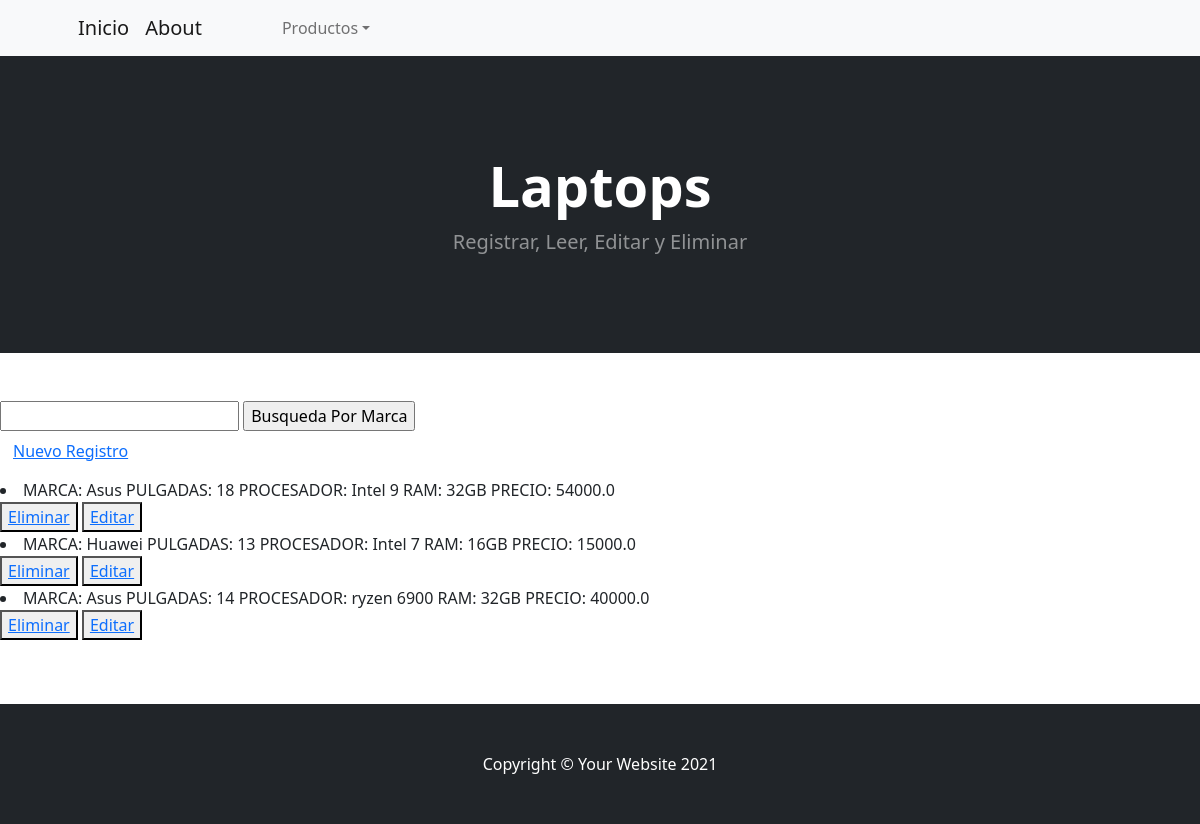
Before: /AppTecno/leerLaptops with the older database file.
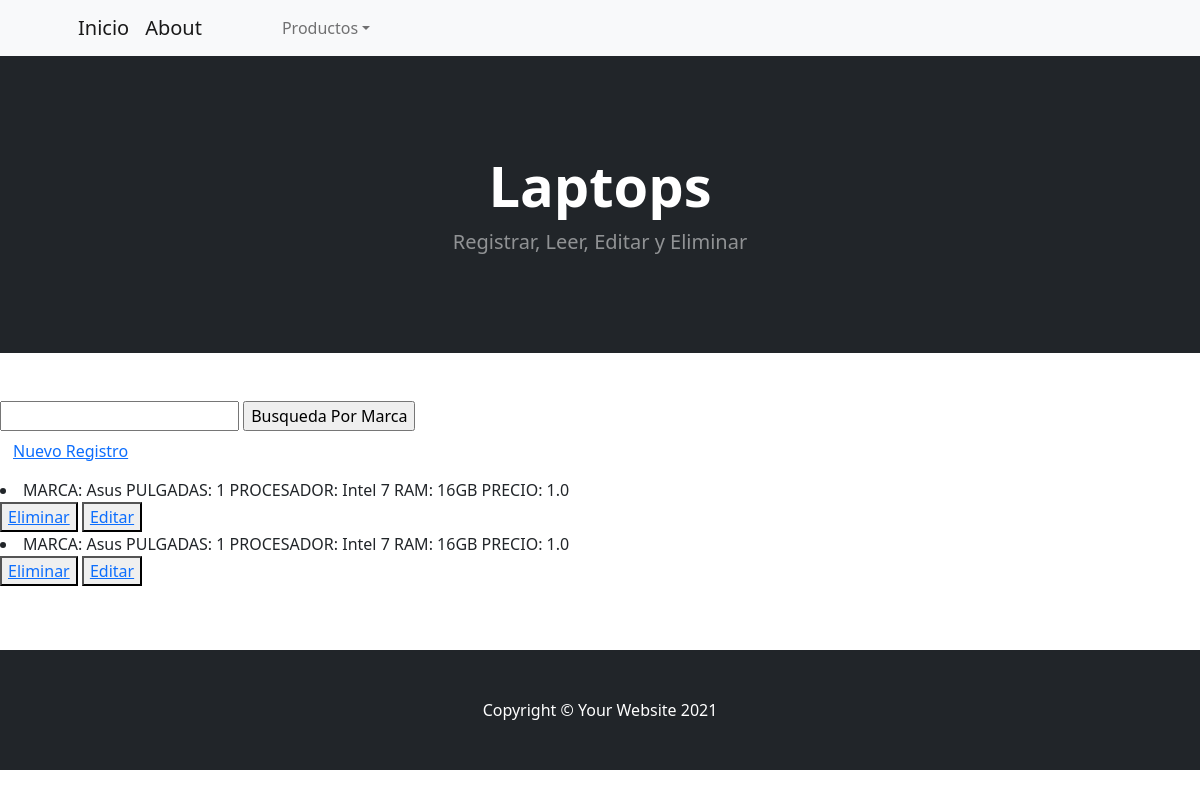
After: the same page with the newer database file.
### AppTecno/models.py (models this page shows)
class Laptops(models.Model):
    marca = models.CharField(max_length=10)
    pulgadas = models.IntegerField()
    procesador = models.CharField(max_length=20)
    ram = models.CharField(max_length=5)
    precio = models.FloatField()
    def __str__(self):
        return f"MARCA: {self.marca} PULGADAS: {self.pulgadas} PROCESADOR: {self.procesador} RAM: {self.ram} PRECIO: {self.precio}"

### AppTecno/views.py (the view)
# urls.py: path('leerLaptops',views.leerLaptops,name="LeerLaptops"),
def leerLaptops (request):
    laptops = Laptops.objects.all()
    contexto = {"laptops":laptops}
    return render (request, "AppTecno/leerLaptops.html", contexto)

### AppTecno/templates/AppTecno/leerLaptops.html (shortened to what this page needs)
{%extends "AppInicio/base.html"%}
{%load static%}
{%block dep%}
<a class="navbar-brand" href="#!">About</a>
{%endblock%}
{%block head%}
<h1 class="display-4 fw-bolder">Laptops</h1>
<p class="lead fw-normal text-white-50 mb-0">Registrar, Leer, Editar y Eliminar</p>
{%endblock%}
{%block contenido%}
    <form action="/AppTecno/buscarLaptop/" method="GET">
        <input type="text" name="marca" id="marca">
        <input type="submit" value="Busqueda Por Marca">
    </form>
    <h3>
        <button type="button" class="btn btn-link">
        <a href="{% url 'New' %}">Nuevo Registro</a>
        </button>
    </h3>
    {% for l in laptops %}
        <li>{{l}}</li>
        <button>
            <a href="{% url 'Delete' l.id %}">Eliminar</a>
        </button>
        <button>
            <a href="{% url 'Edit' l.id %}">Editar</a>
        </button>
    {% endfor %}
{%endblock%}

### AppInicio/templates/AppInicio/base.html (shortened to what this page needs)
<!DOCTYPE html>
<html lang="en">
    <head>
        {%load static%}
        <link href="https://cdn.jsdelivr.net/npm/bootstrap-icons@1.5.0/font/bootstrap-icons.css" rel="stylesheet" />
        <link href="{%static 'AppInicio/css/styles.css'%}" rel="stylesheet" />
    </head>
    <body>
        <nav class="navbar navbar-expand-lg navbar-light bg-light">
            <div class="container px-4 px-lg-5">
                <a class="navbar-brand" href="{% url 'Inicio' %}">Inicio</a>
                {% block dep %}
                {% endblock %}
                <div class="collapse navbar-collapse" id="navbarSupportedContent">
                    <ul class="navbar-nav me-auto mb-2 mb-lg-0 ms-lg-4">
                        <li class="nav-item"><a class="nav-link active" aria-current="page" href="#!"></a></li>
                        <li class="nav-item"><a class="nav-link" href="#!"></a></li>
                        <li class="nav-item dropdown">
                            <a class="nav-link dropdown-toggle" id="navbarDropdown" href="#" role="button" data-bs-toggle="dropdown" aria-expanded="false">Productos</a>
                        </li>
                    </ul>
                </div>
            </div>
        </nav>
        <header class="bg-dark py-5">
            <div class="container px-4 px-lg-5 my-5">
                <div class="text-center text-white">
                    {% block head %}
                    {% endblock %}
                </div>
            </div>
        </header>
        <section class="py-5">
                <p class="lead fw-normal text-black-50 mb-0">
                    {% block contenido %}
                    {% endblock %}
                </p>
        </section>
        <footer class="py-5 bg-dark">
            <div class="container"><p class="m-0 text-center text-white">Copyright &copy; Your Website 2021</p></div>
        </footer>
    </body>
</html>

Changed rows visible on the page:
removed Laptops: marca+pulgadas+procesador "MARCA: Asus PULGADAS: 18 PROCESADOR: Intel 9 RAM: 32GB PRECIO: 54000.0"
removed Laptops: marca+pulgadas+procesador "MARCA: Huawei PULGADAS: 13 PROCESADOR: Intel 7 RAM: 16GB PRECIO: 15000.0"
removed Laptops: marca+pulgadas+procesador "MARCA: Asus PULGADAS: 14 PROCESADOR: ryzen 6900 RAM: 32GB PRECIO: 40000.0"
added Laptops: marca+pulgadas+procesador "MARCA: Asus PULGADAS: 1 PROCESADOR: Intel 7 RAM: 16GB PRECIO: 1.0"
added Laptops: marca+pulgadas+procesador "MARCA: Asus PULGADAS: 1 PROCESADOR: Intel 7 RAM: 16GB PRECIO: 1.0"
